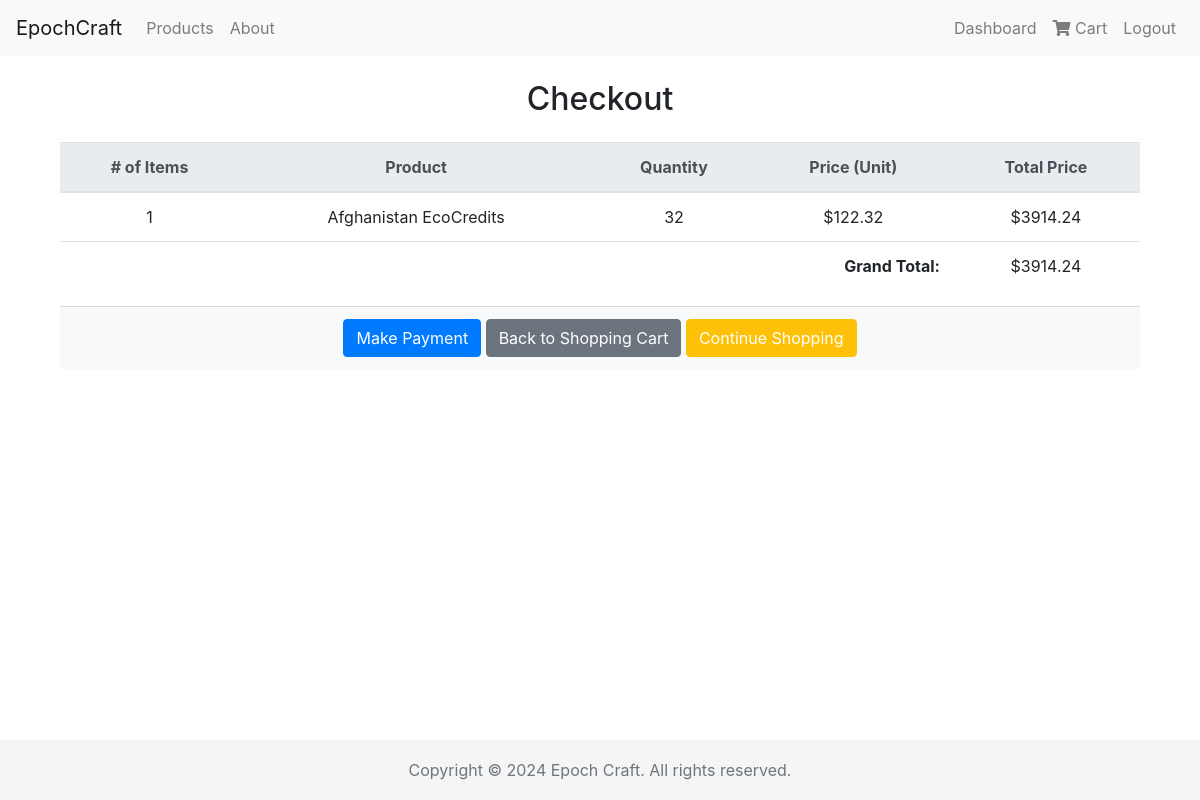
/checkout/ (signed in), run on an earlier commit of the app's database.
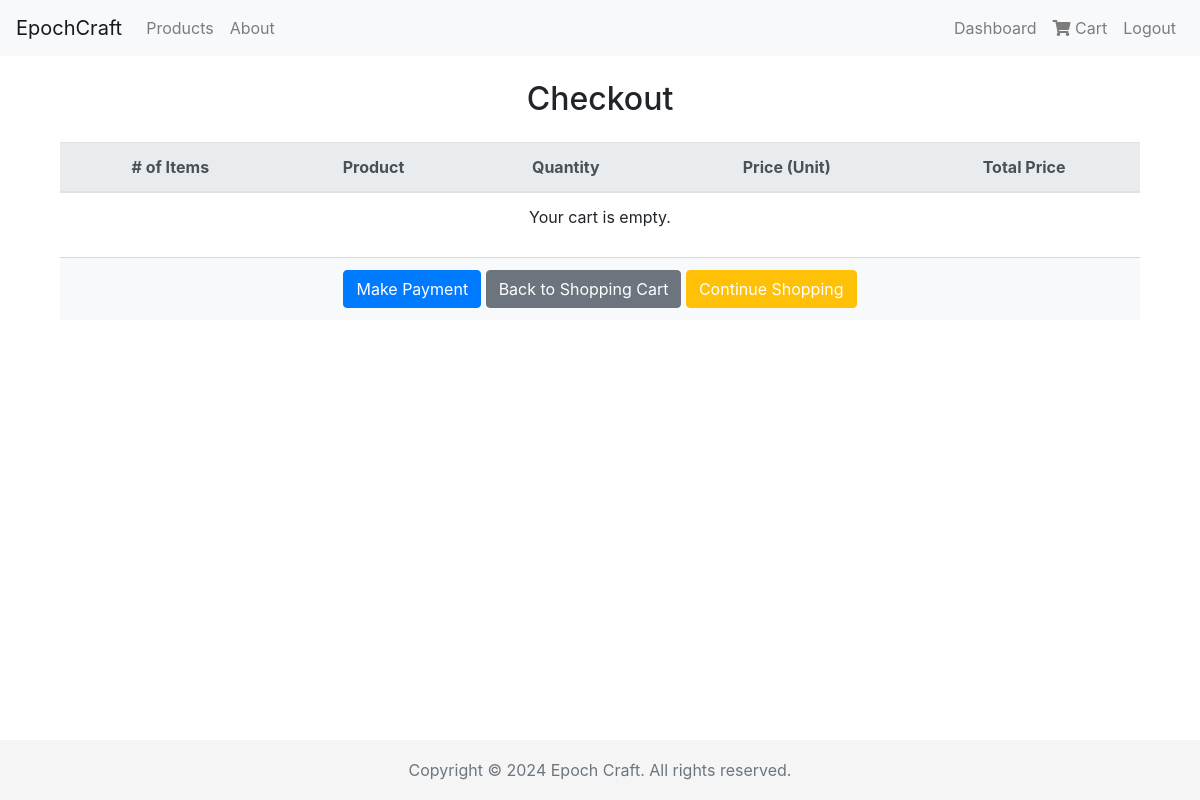
And on a later commit of the database.
### cc_shop/models.py (models this page shows, shortened)
class CartItem(models.Model):
    cart = models.ForeignKey(Cart, on_delete=models.CASCADE, related_name='items')
    product = models.ForeignKey(Product, on_delete=models.CASCADE)
    quantity = models.IntegerField(default=1)

class Product(models.Model):
    country = models.ForeignKey(Country, on_delete=models.CASCADE, related_name='products')
    description = models.TextField()
    price = models.DecimalField(max_digits=10, decimal_places=2)
    type = models.CharField(max_length=50)  # Types could be like "Renewable Energy Credit", "Carbon Offset", etc.

class Country(models.Model):
    country_code = models.CharField(max_length=3, primary_key=True)
    country_name = models.CharField(max_length=100)
    def __str__(self):
        return self.country_name

class Cart(models.Model):
    user = models.ForeignKey(User, on_delete=models.CASCADE)
    active = models.BooleanField(default=True)

### cc_shop/views.py (the view)
# urls.py: path('checkout/', views.checkout, name='checkout'),
@login_required
def checkout(request):
    cart = get_object_or_404(Cart, user=request.user)  # Fetch the user's cart
    if request.method == 'POST':
        return redirect('make_payment')
    else:
        return render(request, 'checkout.html', {'cart': cart})

### cc_shop/templatetags/cart_tags.py (called while the page is built)
@register.filter
def multiply_and_round(value, arg):
    return round(value * arg, 2)

### cc_shop/templatetags/custom_filters.py (called while the page is built)
@register.filter(name='sum_cart_total')
def sum_cart_total(cart_items):
    return sum(item.quantity * item.product.price for item in cart_items)

### cc_shop/templates/checkout.html
{% extends 'base.html' %}
{% load custom_filters %}
{% load cart_tags %}
{% block content %}
<div class="container mt-4">
    <h2 class="text-center mb-4">Checkout</h2>
    <table class="table table-hover">
        <thead class="thead-light">
            <tr class="text-center">
                <th># of Items</th>
                <th>Product</th>
                <th>Quantity</th>
                <th>Price (Unit)</th>
                <th>Total Price</th>
            </tr>
        </thead>
        <tbody>
            {% for item in cart.items.all %}
            <tr class="text-center">
                <td>{{ forloop.counter }}</td>
                <td>{{ item.product.country }} EcoCredits</td>
                <td>{{ item.quantity }}</td>
                <td>${{ item.product.price }}</td>
                <td>${{ item.quantity|multiply_and_round:item.product.price }}</td>
            </tr>
            {% empty %}
            <tr><td colspan="5" class="text-center">Your cart is empty.</td></tr>
            {% endfor %}
            {% if cart.items.all %}
            <tr>
                <td colspan="4" class="text-right"><strong>Grand Total:</strong></td>
                <td class="text-center">${{ cart.items.all|sum_cart_total }}</td>
            </tr>
            {% endif %}
        </tbody>
    </table>
    <div class="card-footer text-center bg-light">
        <form method="get" action="{% url 'make_payment' %}" class="d-inline">
            <button type="submit" class="btn btn-primary">Make Payment</button>
        </form>
        <a href="{% url 'cart_detail' %}" class="btn btn-secondary">Back to Shopping Cart</a>
        <a href="{% url 'list_products' %}" class="btn btn-warning text-white">Continue Shopping</a>
    </div>
</div>
{% endblock %}

What changed in the data, as far as the page shows it:
removed CartItem: product.country "Afghanistan", quantity "32", product.price "122.32", quantity|multiply_and_round "3914.24"
no longer on this page (row unchanged): Cart: items.all|sum_cart_total "3914.24"
Also different on the page:
text no longer shown: "Grand Total: $"
text now shown: "Your cart is empty."
